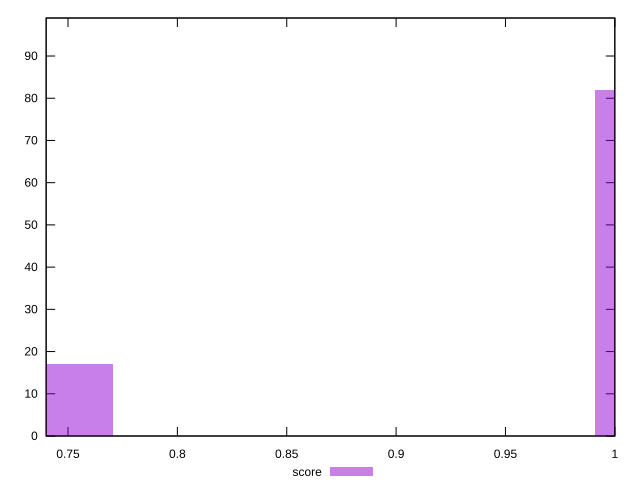

This chart was generated by the following gnuplot code:
reset

$score <<EOF
1.100799667279024 82
0.6604798003674144 17
EOF

set key outside below
set boxwidth 0.22015993345580478
set xrange [0.74:1]
set yrange [0:99]
set trange [0:99]
set style fill transparent solid 0.5 noborder
set terminal svg size 640, 490 enhanced background rgb 'white'
set output "report/report_00029_2021-02-24T13-36-40.390Z/uses-rel-preconnect/samples/card/score/histogram.svg"

plot $score title "score" with boxes

reset
